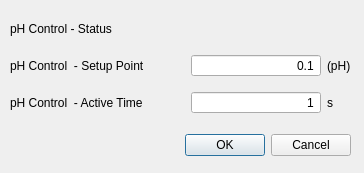
<?xml version="1.0" encoding="UTF-8"?>
<ui version="4.0">
 <class>Dialog</class>
 <widget class="QDialog" name="Dialog">
  <property name="geometry">
   <rect>
    <x>0</x>
    <y>0</y>
    <width>364</width>
    <height>173</height>
   </rect>
  </property>
  <property name="windowTitle">
   <string>Dialog</string>
  </property>
  <widget class="QWidget" name="gridLayoutWidget">
   <property name="geometry">
    <rect>
     <x>10</x>
     <y>10</y>
     <width>341</width>
     <height>111</height>
    </rect>
   </property>
   <layout class="QGridLayout" name="infoLayout">
    <item row="2" column="1">
     <widget class="QSpinBox" name="pHTime">
      <property name="alignment">
       <set>Qt::AlignRight|Qt::AlignTrailing|Qt::AlignVCenter</set>
      </property>
      <property name="buttonSymbols">
       <enum>QAbstractSpinBox::NoButtons</enum>
      </property>
      <property name="correctionMode">
       <enum>QAbstractSpinBox::CorrectToNearestValue</enum>
      </property>
      <property name="minimum">
       <number>1</number>
      </property>
      <property name="maximum">
       <number>30</number>
      </property>
     </widget>
    </item>
    <item row="2" column="0">
     <widget class="QLabel" name="label_3">
      <property name="minimumSize">
       <size>
        <width>150</width>
        <height>25</height>
       </size>
      </property>
      <property name="maximumSize">
       <size>
        <width>16777215</width>
        <height>25</height>
       </size>
      </property>
      <property name="toolTip">
       <string>Time spent where pH control pumps are active per cycle</string>
      </property>
      <property name="text">
       <string>pH Control  - Active Time</string>
      </property>
     </widget>
    </item>
    <item row="0" column="0">
     <widget class="QLabel" name="label_5">
      <property name="minimumSize">
       <size>
        <width>175</width>
        <height>25</height>
       </size>
      </property>
      <property name="maximumSize">
       <size>
        <width>16777215</width>
        <height>25</height>
       </size>
      </property>
      <property name="toolTip">
       <string>Enable/Disable control for constant pH</string>
      </property>
      <property name="text">
       <string>pH Control - Status</string>
      </property>
     </widget>
    </item>
    <item row="1" column="0">
     <widget class="QLabel" name="label_2">
      <property name="sizePolicy">
       <sizepolicy hsizetype="Preferred" vsizetype="Minimum">
        <horstretch>0</horstretch>
        <verstretch>0</verstretch>
       </sizepolicy>
      </property>
      <property name="minimumSize">
       <size>
        <width>150</width>
        <height>25</height>
       </size>
      </property>
      <property name="maximumSize">
       <size>
        <width>16777215</width>
        <height>25</height>
       </size>
      </property>
      <property name="toolTip">
       <string>pH value to be maintained</string>
      </property>
      <property name="text">
       <string>pH Control  - Setup Point</string>
      </property>
     </widget>
    </item>
    <item row="2" column="2">
     <widget class="QLabel" name="currentunitLabel">
      <property name="minimumSize">
       <size>
        <width>22</width>
        <height>0</height>
       </size>
      </property>
      <property name="maximumSize">
       <size>
        <width>22</width>
        <height>16777215</height>
       </size>
      </property>
      <property name="font">
       <font>
        <pointsize>9</pointsize>
       </font>
      </property>
      <property name="text">
       <string>s</string>
      </property>
     </widget>
    </item>
    <item row="1" column="2">
     <widget class="QLabel" name="currentunitLabel_2">
      <property name="minimumSize">
       <size>
        <width>22</width>
        <height>0</height>
       </size>
      </property>
      <property name="maximumSize">
       <size>
        <width>16777215</width>
        <height>16777215</height>
       </size>
      </property>
      <property name="font">
       <font>
        <pointsize>9</pointsize>
       </font>
      </property>
      <property name="text">
       <string>(pH)</string>
      </property>
     </widget>
    </item>
    <item row="1" column="1">
     <widget class="QDoubleSpinBox" name="pHSetPoint">
      <property name="alignment">
       <set>Qt::AlignRight|Qt::AlignTrailing|Qt::AlignVCenter</set>
      </property>
      <property name="buttonSymbols">
       <enum>QAbstractSpinBox::NoButtons</enum>
      </property>
      <property name="correctionMode">
       <enum>QAbstractSpinBox::CorrectToNearestValue</enum>
      </property>
      <property name="decimals">
       <number>1</number>
      </property>
      <property name="minimum">
       <double>0.100000000000000</double>
      </property>
      <property name="maximum">
       <double>14.000000000000000</double>
      </property>
      <property name="singleStep">
       <double>0.100000000000000</double>
      </property>
     </widget>
    </item>
   </layout>
  </widget>
  <widget class="QDialogButtonBox" name="advsetButtonBox">
   <property name="geometry">
    <rect>
     <x>180</x>
     <y>130</y>
     <width>171</width>
     <height>30</height>
    </rect>
   </property>
   <property name="orientation">
    <enum>Qt::Horizontal</enum>
   </property>
   <property name="standardButtons">
    <set>QDialogButtonBox::Cancel|QDialogButtonBox::Ok</set>
   </property>
  </widget>
 </widget>
 <resources/>
 <connections/>
</ui>
